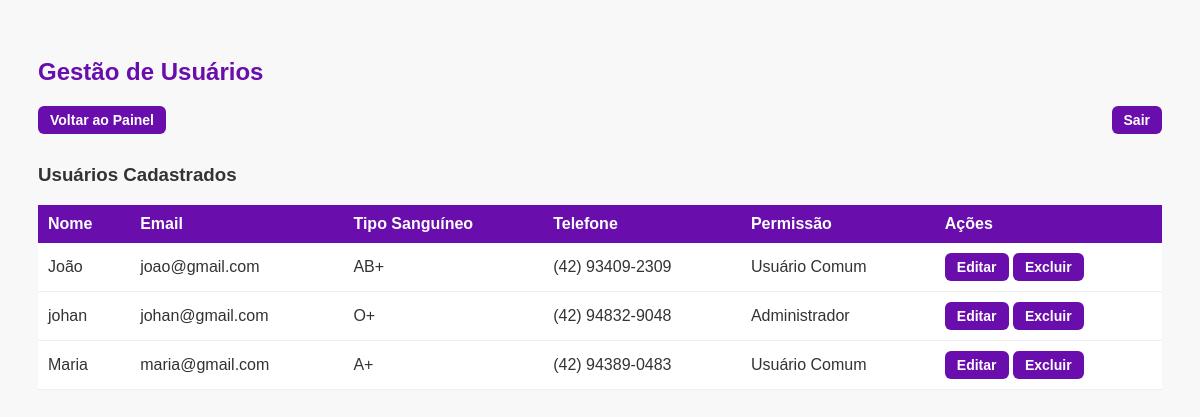
The app's page /views/usuarios.view.php (signed in), older data.
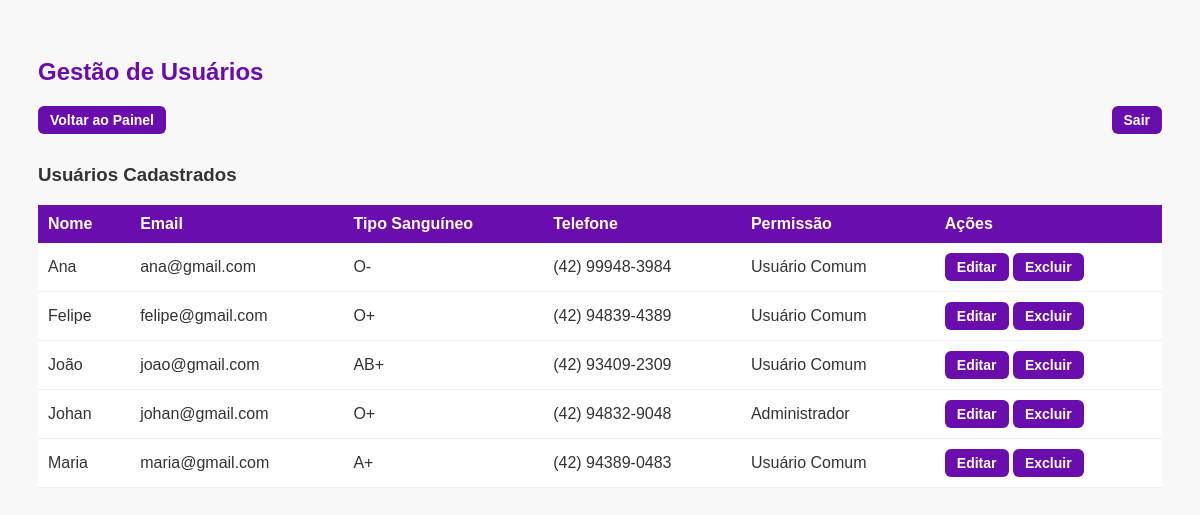
The same page, newer data.
### tables this page shows
CREATE TABLE `usuario` (
  `email` varchar(100) NOT NULL,
  `nome` varchar(100) NOT NULL,
  `senha` varchar(255) NOT NULL,
  `telefone` varchar(20) NOT NULL,
  `endereco` text NOT NULL,
  `tipo_sanguineo` varchar(5) NOT NULL,
  `alergias` varchar(255) DEFAULT NULL,
  `tipo_usuario` tinyint(4) DEFAULT 0,
  `criado_em` timestamp NOT NULL DEFAULT current_timestamp()
);

### models/usuario.model.php (called while the page is built, shortened)
<?php
class UsuarioModel
{
    public static function conectar()
    {
        $conn = new mysqli('localhost', 'root', '', 'doacao_sangue');
        $conn->set_charset("utf8mb4");
        return $conn;
    }
    public static function encontrarTodosUsuarios()
    {
        $conn = self::conectar();
        $stmt = $conn->prepare("SELECT nome, email, tipo_sanguineo, telefone, tipo_usuario FROM usuario");
        $stmt->execute();
        $result = $stmt->get_result();
        $usuarios = [];
        while ($row = $result->fetch_assoc()) {
            $usuarios[] = $row;
        }
        return $usuarios;
    }
}

### views/usuarios.view.php (the view, shortened to what this page needs)
<?php
require_once '../models/usuario.model.php';
$usuarios = UsuarioModel::encontrarTodosUsuarios();
?>
<!DOCTYPE html>
<html lang="pt-BR">
<head>
</head>
<body>
<h2>Gestão de Usuários</h2>
<div class="top-bar">
    <div class="left">
        <a href="painel-administrador.view.php" class="btn-roxo">Voltar ao Painel</a>
    </div>
    <div class="right">
        <form action="../controllers/logout.controller.php" method="POST">
            <button type="submit" name="acao" value="sair" class="btn-roxo">Sair</button>
        </form>
    </div>
</div>
<h3>Usuários Cadastrados</h3>
<table>
    <thead>
    <tr>
        <th>Nome</th>
        <th>Email</th>
        <th>Tipo Sanguíneo</th>
        <th>Telefone</th>
        <th>Permissão</th>
        <th>Ações</th>
    </tr>
    </thead>
    <tbody>
    <?php foreach ($usuarios as $usuario): ?>
        <tr>
            <td><?= htmlspecialchars($usuario['nome']) ?></td>
            <td><?= htmlspecialchars($usuario['email']) ?></td>
            <td><?= htmlspecialchars($usuario['tipo_sanguineo']) ?></td>
            <td><?= htmlspecialchars($usuario['telefone']) ?></td>
            <td><?= $usuario['tipo_usuario'] == 1 ? 'Administrador' : 'Usuário Comum' ?></td>
            <td>
                <a href="editar-usuario.view.php?email=<?= urlencode($usuario['email']) ?>" class="btn-roxo">Editar</a>
                <form action="../controllers/excluir-usuario.controller.php" method="POST" style="display:inline;"
                      onsubmit="return confirm('Deseja realmente excluir este usuário?');">
                    <button type="submit" class="btn-roxo">Excluir</button>
                </form>
            </td>
        </tr>
    <?php endforeach; ?>
    </tbody>
</table>
</body>
</html>

### views/usuarios.view.php (style rules this page uses)
body { font-family: Arial, sans-serif; background-color: #f8f8f8; color: #333; padding: 30px; }
h2 { color: #6a0dad; }
.btn-roxo { background-color: #6a0dad; color: white; padding: 6px 12px; border: none; border-radius: 6px; cursor: pointer; text-decoration: none; font-weight: bold; font-size: 14px; }
table { width: 100%; border-collapse: collapse; margin-bottom: 30px; }
th { background-color: #6a0dad; color: white; padding: 10px; text-align: left; }
td { padding: 10px; background-color: #fff; border-bottom: 1px solid #eee; }
.top-bar { display: flex; justify-content: space-between; align-items: center; margin-bottom: 30px; flex-wrap: wrap; }

Row changes from the older to the newer data that the page shows:
added usuario: nome "Ana", email "ana@gmail.com", tipo_sanguineo "O-", telefone "(42) 99948-3984", tipo_usuario "Usuário Comum"
added usuario: nome "Felipe", email "felipe@gmail.com", tipo_sanguineo "O+", telefone "(42) 94839-4389", tipo_usuario "Usuário Comum"
changed usuario "johan@gmail.com": nome "johan" → "Johan"
